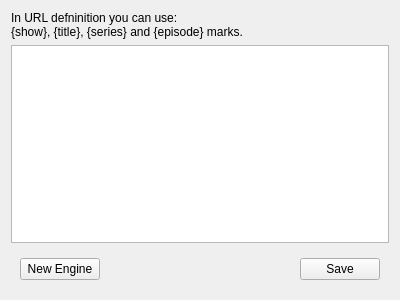
<?xml version="1.0" encoding="UTF-8"?>
<ui version="4.0">
 <class>SettingsTabSEngines</class>
 <widget class="QWidget" name="SettingsTabSEngines">
  <property name="geometry">
   <rect>
    <x>0</x>
    <y>0</y>
    <width>400</width>
    <height>300</height>
   </rect>
  </property>
  <property name="windowTitle">
   <string>Search Engine Config</string>
  </property>
  <layout class="QVBoxLayout" name="verticalLayout">
   <item>
    <widget class="QLabel" name="label">
     <property name="text">
      <string>In URL defninition you can use:
{show}, {title}, {series} and {episode} marks.</string>
     </property>
    </widget>
   </item>
   <item>
    <widget class="QTableView" name="searchEnginesTable">
     <property name="horizontalScrollBarPolicy">
      <enum>Qt::ScrollBarAlwaysOff</enum>
     </property>
     <property name="showDropIndicator" stdset="0">
      <bool>false</bool>
     </property>
     <property name="dragDropOverwriteMode">
      <bool>true</bool>
     </property>
     <property name="selectionMode">
      <enum>QAbstractItemView::SingleSelection</enum>
     </property>
     <attribute name="horizontalHeaderStretchLastSection">
      <bool>true</bool>
     </attribute>
     <attribute name="verticalHeaderVisible">
      <bool>false</bool>
     </attribute>
    </widget>
   </item>
   <item>
    <widget class="QWidget" name="widget" native="true">
     <layout class="QHBoxLayout" name="horizontalLayout">
      <item>
       <widget class="QPushButton" name="newEngineButton">
        <property name="text">
         <string>New Engine</string>
        </property>
       </widget>
      </item>
      <item>
       <spacer name="horizontalSpacer">
        <property name="orientation">
         <enum>Qt::Horizontal</enum>
        </property>
        <property name="sizeHint" stdset="0">
         <size>
          <width>215</width>
          <height>20</height>
         </size>
        </property>
       </spacer>
      </item>
      <item>
       <widget class="QPushButton" name="saveButton">
        <property name="text">
         <string>Save</string>
        </property>
       </widget>
      </item>
     </layout>
    </widget>
   </item>
  </layout>
 </widget>
 <resources/>
 <connections/>
</ui>
